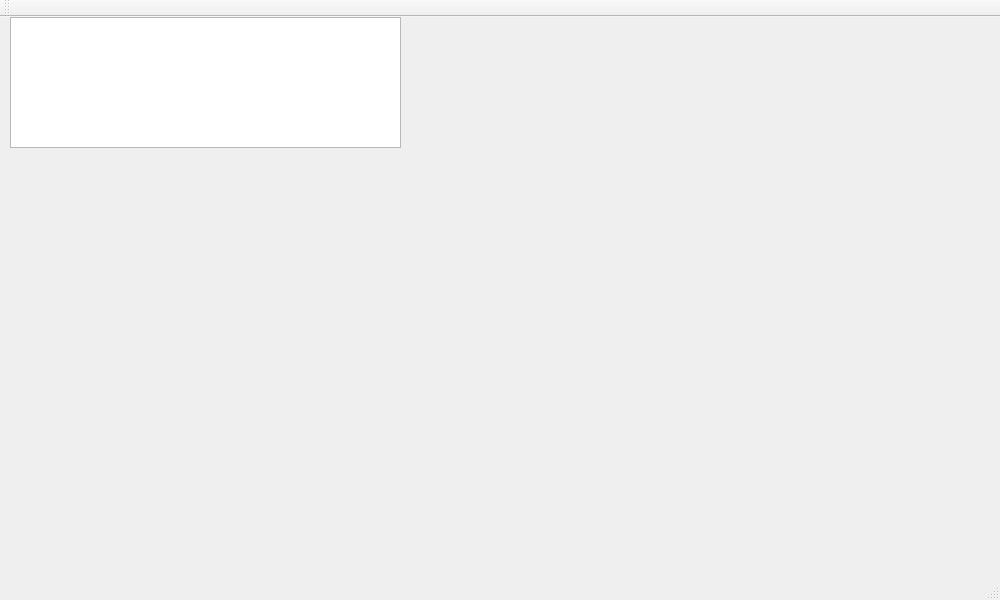
<?xml version="1.0" encoding="UTF-8"?>
<ui version="4.0">
 <class>MainWindow</class>
 <widget class="QMainWindow" name="MainWindow">
  <property name="geometry">
   <rect>
    <x>0</x>
    <y>0</y>
    <width>1000</width>
    <height>600</height>
   </rect>
  </property>
  <property name="windowTitle">
   <string>MainWindow</string>
  </property>
  <widget class="QWidget" name="centralWidget">
   <widget class="QTextEdit" name="textEdit">
    <property name="geometry">
     <rect>
      <x>10</x>
      <y>0</y>
      <width>391</width>
      <height>131</height>
     </rect>
    </property>
    <property name="styleSheet">
     <string notr="true">
font: 75 italic 20pt &quot;URW Bookman L&quot;;</string>
    </property>
    <property name="html">
     <string>&lt;!DOCTYPE HTML PUBLIC &quot;-//W3C//DTD HTML 4.0//EN&quot; &quot;http://www.w3.org/TR/REC-html40/strict.dtd&quot;&gt;
&lt;html&gt;&lt;head&gt;&lt;meta name=&quot;qrichtext&quot; content=&quot;1&quot; /&gt;&lt;style type=&quot;text/css&quot;&gt;
p, li { white-space: pre-wrap; }
&lt;/style&gt;&lt;/head&gt;&lt;body style=&quot; font-family:'URW Bookman L'; font-size:20pt; font-weight:72; font-style:italic;&quot;&gt;
&lt;p style=&quot;-qt-paragraph-type:empty; margin-top:0px; margin-bottom:0px; margin-left:0px; margin-right:0px; -qt-block-indent:0; text-indent:0px; font-size:24pt;&quot;&gt;&lt;br /&gt;&lt;/p&gt;&lt;/body&gt;&lt;/html&gt;</string>
    </property>
   </widget>
  </widget>
  <widget class="QMenuBar" name="menuBar">
   <property name="geometry">
    <rect>
     <x>0</x>
     <y>0</y>
     <width>1000</width>
     <height>28</height>
    </rect>
   </property>
  </widget>
  <widget class="QToolBar" name="mainToolBar">
   <attribute name="toolBarArea">
    <enum>TopToolBarArea</enum>
   </attribute>
   <attribute name="toolBarBreak">
    <bool>false</bool>
   </attribute>
  </widget>
  <widget class="QStatusBar" name="statusBar"/>
 </widget>
 <layoutdefault spacing="6" margin="11"/>
 <resources/>
 <connections/>
</ui>
